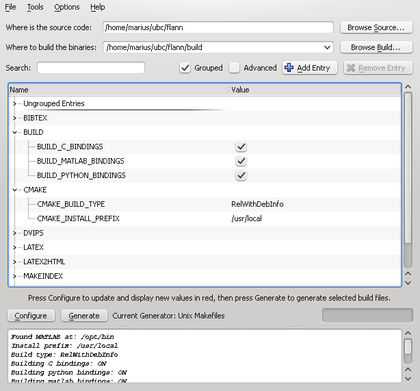
%> input picture libs/flann-1.8.4-src/doc/images/cmake-gui.png, 420 x 391 px, shrunk from 614 x 571 before the run; its folder holds only this picture in this run
$ octave --eval "result = load_patchweb;"   (GNU Octave 9; MATLAB toolbox functions it lacks are replaced by stand-ins)
%> lines starting %> are read from the running program, lines starting %| are printed output that depends on the picture
### toolbox/rgb2lab.m
function [ im_lab ] = rgb2lab( im )
%RGB2LABY Transform RGB image into normalized CIE La*b* image
%
% INPUT
%   - im        image in sRGB space
%
% OUTPUT
%   - im_lab   the image in CIE La*b*
%
    if ~isfloat(im)
        im = im2double(im);
    end
    if isa(im, 'single')
        im = double(im);
        is_single = 1;
    else
        is_single = 0;
    end
    cform = makecform('srgb2lab');
    im_lab = applycform(im, cform);
    im_lab = cat(3, ...
        im_lab(:, :, 1) / 100, ...          % L in [0;100]
        (100 + im_lab(:, :, 2)) / 200, ...   % a in [-80;+80]
        (100 + im_lab(:, :, 3)) / 200  ...   % b in [-80;+80]
    );
    if is_single
        im_lab = single(im_lab);
    end
end

### toolbox/rgb2laby.m
function [ im_laby ] = rgb2laby( im, lambda )
%RGB2LABY Transform RGB image into normalized CIE La*b*+y image
%
% INPUT
%   - im        image in sRGB space
%   - lambda    normalization constant for the y channel (default=1)
%
% OUTPUT
%   - im_laby   the image in CIE La*b*+y
%
    im_lab = rgb2lab(im);
    if nargin < 2
        lambda = 1;
    else
        assert(lambda > 0, 'Invalid lambda, should be positive!');
    end
    h0 = size(im, 1)-1;
    [y, ~] = ndgrid(((0:h0)/h0)*lambda, 0:size(im, 2)-1);
    im_laby = cat(3, im_lab, y);
end

### toolbox/pyr_levels.m
% PYR_LEVELS - compute the number of pyramid levels
%
% BASED ON
%   https://github.com/rayryeng/laplacianBlend
%
function L = pyr_levels(im)
    % Figure out how many levels we need for the image pyramid
    % Ensures that smallest scale has resolution whose minimum dimension
    % (smallest row or column) is 16
    min_size = min([size(im,1) size(im,2)]);
    L = floor(log(min_size) / log(2)) - 4;
end

% [7 lines of commented-out code are left out]

### toolbox/gaussian_pyr.m
% Create a Gaussian pyramid
% Essentially this uses reduce for a total of levels times.
% Each image in one scale is half the size of the previous scale
% First scale is simply the original image
%
% BASED ON
%   https://github.com/rayryeng/laplacianBlend
%
function [gaussout] = gaussian_pyr(im, levels)
    if nargin < 2
        levels = pyr_levels(im);
    end
    gaussout = cell(1,levels+1);
    gaussout{levels+1} = im;
    subsample = im;
    for i = levels:-1:1
        subsample = pyr_reduce(subsample);
        gaussout{i} = subsample;
    end
end

### toolbox/pyr_kernel.m
% Function that generates a 5 x 5 filtering kernel
% used for Laplacian Pyramidal blending
% a is usually 0.4
%
% BASED ON
%   https://github.com/rayryeng/laplacianBlend
%
function [ker] = pyr_kernel(a)
    if nargin < 1
        a = 0.4;
    end
    w_1d = [0.25 - a/2 0.25 a 0.25 0.25 - a/2];
    ker = w_1d' * w_1d;
end

### toolbox/pyr_reduce.m
% Method that subsamples an image
% Given an r x c image, we blur the image first
% using the filter kernel produced by generating_kernel,
% the subsample the rows and columns by a factor of 2
%
% BASED ON
%   https://github.com/rayryeng/laplacianBlend
%
function [out] = pyr_reduce(im)
    % Blur the image
    img_blur = imfilter(im, pyr_kernel, 'conv');

    % Subsample
    img_blur_rows = img_blur(1:2:end,:,:);
    out = img_blur_rows(:,1:2:end,:);

    % Note: the result might have rows=(rows/2+1) if rows is odd
end

### toolbox/load_patchweb.m
%LOAD_PATCHWEB - load a patch web workspace
%
% SYNOPSIS
%
%   ws = load_patchweb();
%   ws = load_patchweb(params);
%   ws = load_patchweb(path);
%   ws = load_patchweb(..., p, val);
%
% INPUT
%   - params    the parameter of the workspace
%   - basedir   the path to the workspace base with default parameters
%               or the path to the workspace .mat file containing settings
%   - p, val    pairs of parameters (string, value)
%
% OUTPUT
%   - ws    the workspace data that can be used for search with patchweb
%
function ws = load_patchweb( varargin )
    % default parameters
    ws.basedir = fullfile('results', 'web');
    ws.imagedir = fullfile(ws.basedir, 'images');
    ws.images = {};
    ws.pyramid_type = 'gaussian'; % or 'laplacian'
    ws.pyramid.G = {};
    ws.pyramid.L = {};
    ws.pyr_level = 1;
    ws.threads = 4;
    ws.done = 0;

    % arguments
    if length(varargin) == 1
        if ischar(varargin{1})
            ws.basedir = varargin{1};
            if ends_with(ws.basedir, '.mat')
                new_params = load_mat(ws.basedir);
                [p, ~, ~] = fileparts(ws.basedir);
                ws = merge_params(ws, new_params); % merge default with it
                ws.basedir = p; % we reset path in case it moved
            end
        elseif isstruct(varargin{1})
            new_params = varargin{1};
            ws = merge_params(ws, new_params);
        else
            error('Invalid type for single argument web');
        end
    elseif exist(fullfile(ws.basedir, 'web.mat'), 'file')
        p = ws.basedir;
        ws = merge_params(ws, load_mat(fullfile(ws.basedir, 'web.mat')));
        ws.basedir = p;
    end

    % additional arguments
    if nargin > 1
        for i = 1:2:nargin
            ws.(varargin{i}) = varargin{i+1};
        end
    end

    % init web
    if ~exist(ws.basedir, 'dir')
        mkdir(ws.basedir);
    end

    % list images
    files = dir(ws.imagedir);
    new_images = {};
    for i = 1:length(files)
        if files(i).isdir
            continue;
        end
        fname = fullfile(ws.imagedir, files(i).name);
        if ends_with(lower(fname), '.png') ...
        || ends_with(lower(fname), '.jpg')
            if find(strcmp(ws.images, fname))
                continue; % already loaded
            end
            % new image!
            new_images{end+1} = fname;
        end
    end
    new_images = sort(new_images); % sort new images!

    % setup pyramids
    idx_prefix = max([0, length(ws.images) - 1]);
    for i = 1:length(new_images)
        idx = idx_prefix + i;

        % load image
        fname = new_images{i};
        fprintf('Caching image #%d (idx=%d) | %s\n', i, idx, fname);
        ws.images{idx} = fname; % store in list
        I = single(im2double(imread(fname)));
        I = rgb2laby(I);
%> in rgb2lab, `im_lab = applycform(im, cform);`: im_lab: size 391x420x3 double; mean of channels 1, 2, 3 91.4, 0.1, 0
%> in rgb2lab, `im_lab = cat(3, im_lab(:, :, 1) / 100, (100 + im_lab(:, :, 2)) / 200, ..`: im_lab: size 391x420x3 double; mean of channels 1, 2, 3 0.914, 0.5, 0.5
%> in rgb2lab, `im_lab = single(im_lab);`: im_lab: size 391x420x3 single; mean of channels 1, 2, 3 0.914, 0.5, 0.5
%> in rgb2laby, `im_laby = cat(3, im_lab, y);`: im_laby: size 391x420x4 single; mean of channels 1, 2, 3, 3 0.914, 0.5, 0.5, 0.5

        % work on both left and right
        pair_prefix = { 'left', 'right' };
        pair = { I(1:end/2, :, :), I(end/2+1:end, :, :) };
%> pair = 2 items
        for p = 1:2
            fprintf('Section %s\n', pair_prefix{p});
            % compute gaussian pyramid anyway
            Gpyr = gaussian_pyr(pair{p});
%> in gaussian_pyr, `levels = pyr_levels(im);`: levels = 3
%> in gaussian_pyr, `gaussout = cell(1,levels+1);`: gaussout = {[], [], [], []}
%> in gaussian_pyr, `subsample = im;`:
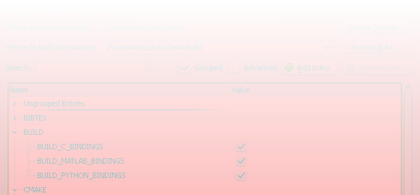
%> subsample: size 195x420x4 single; mean R, G, B, A 0.92, 0.501, 0.5, 0.249; transparent parts drawn white
%> the loop in gaussian_pyr, `for i = levels:-1:1` made 1 pass
%> i on pass 1: 3
%> the run ends on the next line
% [61 lines not run here, left out]
function opt = merge_params(o, user_opt)
    opt = o;
    if ~isstruct(opt) || ~isstruct(user_opt)
        error('Option argument is not a struct!');
    end
    % overwrite default with these
    user_fields = fieldnames(user_opt);
    for i = 1:numel(user_fields)
        f = user_fields{i};
        opt.(f) = user_opt.(f);
    end
end

function res = ends_with(str, pat)
    S = length(str);
    P = length(pat);
    if S < P
        res = 0;
    else
        res = strcmp(str(end-P+1:end), pat);
    end
end
